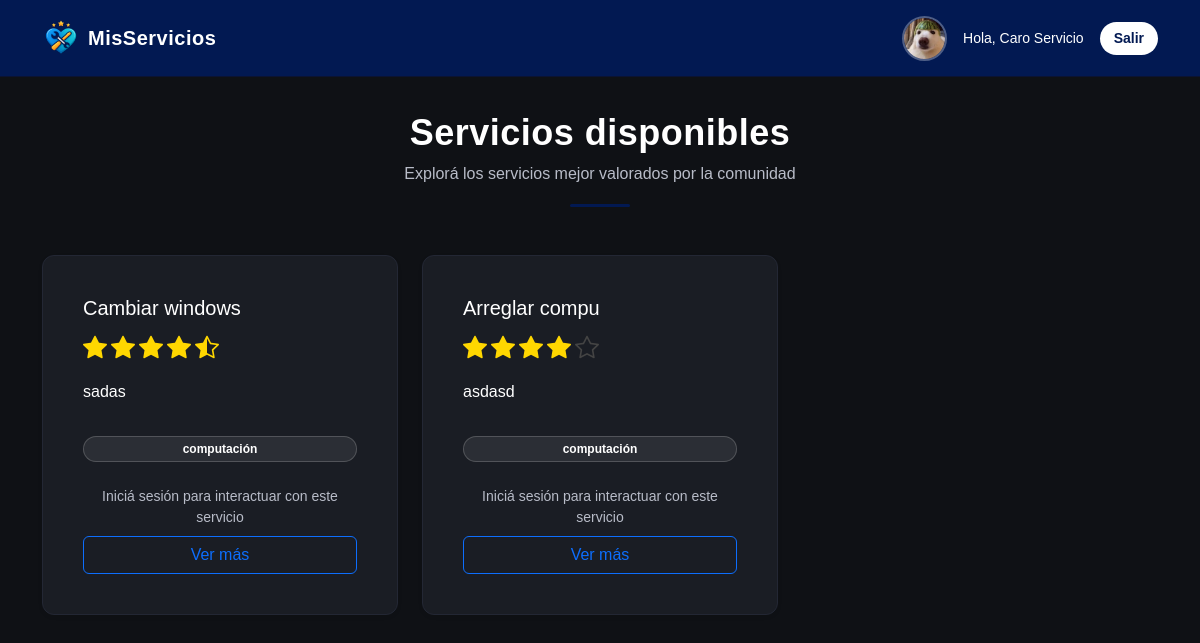
/ (signed in), run on the app's committed database.
### models.py (models this page shows, shortened)
class Usuario(UserMixin, db.Model):
    __tablename__ = 'usuarios'
    id = db.Column(db.Integer, primary_key=True)
    nombre = db.Column(db.String(100), nullable=False)
    email = db.Column(db.String(120), unique=True, nullable=False)
    password = db.Column(db.String(255), nullable=False)
    rol = db.Column(db.String(20), nullable=False)
    imagen = db.Column(db.String(200))
    calificaciones = db.relationship('Calificacion', backref='cliente', lazy=True)

class Servicio(db.Model):
    __tablename__ = 'servicios'
    id = db.Column(db.Integer, primary_key=True)
    titulo = db.Column(db.String(100), nullable=False)
    descripcion = db.Column(db.Text, nullable=False)
    categoria = db.Column(db.String(50), nullable=False)
    usuario_id = db.Column(
        db.Integer,
        db.ForeignKey('usuarios.id'),
        nullable=False
    )
    usuario = db.relationship('Usuario', backref='servicios', lazy=True)
    calificaciones = db.relationship(
        'Calificacion',
        backref='servicio',
        lazy=True,
        cascade='all, delete-orphan'
    )
    def promedio_estrellas(self):
        if not self.calificaciones:
            return None
        total = 0
        cantidad = 0
        for c in self.calificaciones:
            promedio_c = (c.precio + c.calidad + c.amabilidad) / 3
            total += promedio_c
            cantidad += 1
        return round(total / cantidad, 1)

### app.py (the view)
@app.route('/')
def index():
    servicios = Servicio.query.all()
    return render_template('public_dashboard.html', servicios=servicios)

### app.py (called while the page is built)
@login_manager.user_loader
def load_user(user_id):
    return Usuario.query.get(int(user_id))

### templates/public_dashboard.html
{% from "components/estrellas.html" import render_estrellas %}
{% extends "base.html" %}
{% block page_header %}
    {% set titulo = "Servicios disponibles" %}
    {% set subtitulo = "Explorá los servicios mejor valorados por la comunidad" %}
    {% include "components/page_header.html" %}
{% endblock %}
{% block content %}
<div class="row g-4">
  {% for s in servicios %}
  <div class="col-12 col-sm-6 col-lg-4">
    <div class="card h-100 shadow-sm">
      <div class="card-body d-flex flex-column">
        <h5 class="mb-1">{{ s.titulo }}</h5>
        {% if s.promedio_estrellas() %}
            {{ render_estrellas(s.promedio_estrellas()) }}
        {% else %}
            <span class="text-muted small">Sin calificaciones</span>
        {% endif %}
        <p class="card-text mt-2 flex-grow-1">
            {{ s.descripcion }}
        </p>
        <span class="badge bg-primary mt-3">
            {{ s.categoria }}
        </span>
        <div class="mt-4 text-center">
            <p class="text-muted small mb-2">
                Iniciá sesión para interactuar con este servicio
            </p>
            <a href="{{ url_for('login') }}"
               class="btn btn-outline-primary w-100">
                Ver más
            </a>
        </div>
      </div>
    </div>
  </div>
  {% endfor %}
</div>
{% endblock %}

### templates/components/estrellas.html (shortened to what this page needs)
{% macro render_estrellas(promedio) %}
    {% set enteras = promedio|int %}
    {% set media = 1 if promedio - enteras >= 0.5 else 0 %}
    {% set vacias = 5 - enteras - media %}
    <div class="estrellas estrellas-card">
        {% for _ in range(enteras) %}
            <i class="bi bi-star-fill estrella activa"></i>
        {% endfor %}
        {% if media %}
            <i class="bi bi-star-half estrella activa"></i>
        {% endif %}
        {% for _ in range(vacias) %}
            <i class="bi bi-star estrella"></i>
        {% endfor %}
    </div>
{% endmacro %}

### templates/base.html (shortened to what this page needs)
<!DOCTYPE html>
<html lang="es">
<head>
    <link href="https://cdn.jsdelivr.net/npm/bootstrap@5.3.2/dist/css/bootstrap.min.css" rel="stylesheet">
    <link rel="stylesheet" href="{{ url_for('static', filename='css/styles.css') }}">
    <link rel="stylesheet" href="https://cdn.jsdelivr.net/npm/bootstrap-icons@1.11.3/font/bootstrap-icons.css">
</head>
<body>
<nav class="navbar navbar-expand-lg navbar-custom">
    <div class="container d-flex justify-content-between align-items-center">
        <a class="navbar-brand d-flex align-items-center gap-2 fw-bold"
           href="{% if current_user.is_authenticated %}
                    {{ url_for('dashboard') }}
                 {% else %}
                    {{ url_for('index') }}
                 {% endif %}">
            <img src="{{ url_for('static', filename='img/logo-icon.png') }}"
                 class="logo-navbar">
            <span class="logo-text">MisServicios</span>
        </a>
        {% if current_user.is_authenticated %}
        <div class="d-flex align-items-center gap-3">
            {% if current_user.imagen %}
                <img src="{{ url_for('static', filename='uploads/' + current_user.imagen) }}"
                     class="avatar-navbar">
            {% else %}
                <div class="prestador-avatar-placeholder">
                    {{ current_user.nombre[0] }}
                </div>
            {% endif %}
            <span class="text-white small">
                Hola, {{ current_user.nombre }}
            </span>
            <a href="{{ url_for('logout') }}" class="btn btn-logout btn-sm">
                Salir
            </a>
        </div>
        {% endif %}
    </div>
</nav>
<main class="container py-4">
    {% block page_header %}{% endblock %}
    {% block content %}{% endblock %}
</main>
</body>
</html>

### static/css/styles.css (style rules this page uses)
:root { --primary-color: #021952; --primary-hover: #04307a; --bg-dark: #0f1115; --card-dark: #1a1d24; --text-light: #ffffff; --text-muted: #b8bcc8; }
body { margin: 0; font-family: Arial, Helvetica, sans-serif; background-color: var(--bg-dark); color: var(--text-light); }
.navbar-custom { background-color: var(--primary-color); border-bottom: 1px solid #0b1333; padding: 14px 0; }
.logo-navbar { height: 38px; }
.btn-logout { background-color: #ffffff; color: var(--primary-color); border-radius: 20px; padding: 6px 14px; font-weight: 600; border: none; transition: all .2s ease; }
.card { background-color: var(--card-dark); border-radius: 12px; border: 1px solid #232734; color: #fff; width: 100%; padding: 20px; }
.text-muted { color: var(--text-muted) !important; }
.badge.bg-primary { background-color: rgba(255,255,255,0.08) !important; border: 1px solid rgba(255,255,255,0.18); border-radius: 20px; padding: 6px 14px; }
.estrellas { display: inline-flex; gap: 4px; font-size: 22px; }
.estrella.activa { color: #FFD700; }
@media (min-width: 768px) { .card { padding: 22px; } }
@media (min-width: 1024px) { .card { padding: 24px; } }
.estrellas-card { font-size: 20px; margin: 6px 0; }
@media (min-width: 768px) { .estrellas-card { font-size: 22px; } }
@media (min-width: 1024px) { .estrellas-card { font-size: 24px; } }
.estrella { color: #444; }
.logo-text { color: #ffffff; font-weight: 700; font-size: 20px; letter-spacing: 0.5px; }
.avatar-navbar { width: 45px; height: 45px; border-radius: 50%; object-fit: cover; border: 2px solid rgba(255,255,255,0.3); }

### data on the page
Usuario: imagen (picture), nombre "Caro Servicio"
Servicio: titulo "Cambiar windows", descripcion "sadas", categoria "computación"
Servicio: titulo "Arreglar compu", descripcion "asdasd", categoria "computación"

### other printed values
{{ titulo }} "Servicios disponibles"
{{ subtitulo }} "Explorá los servicios mejor valorados por la comunidad"
